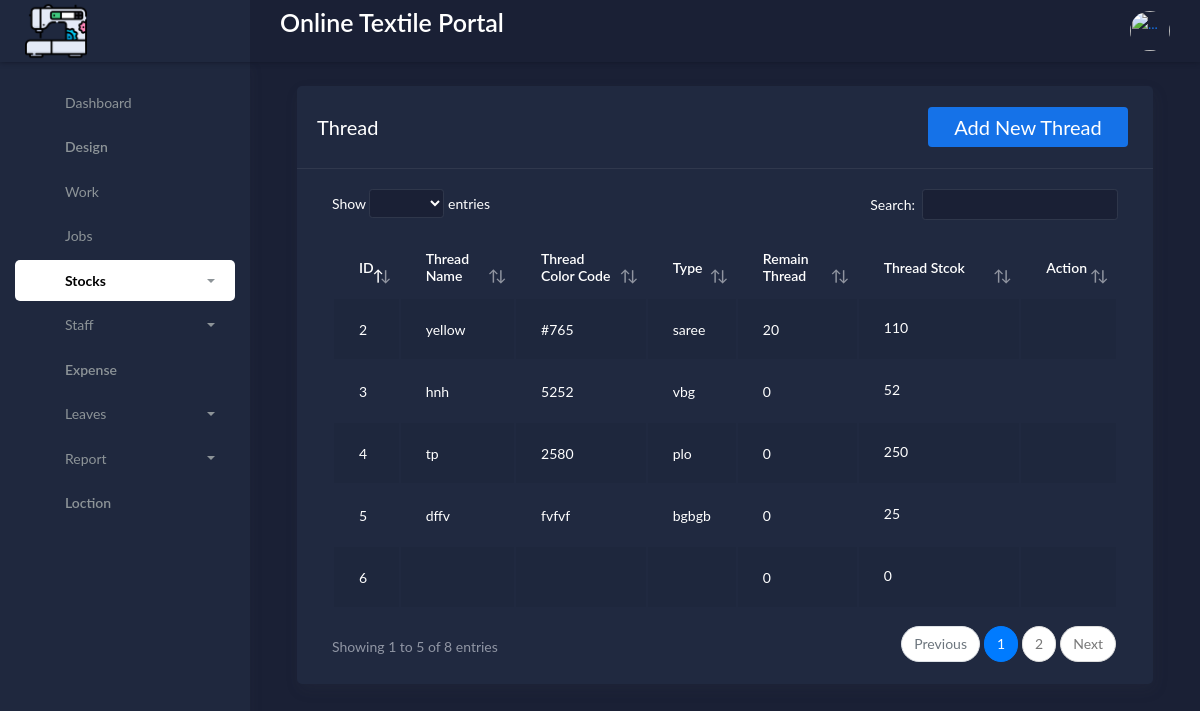
The page /Admin/demo2/Thread.php on the database its author committed.
### tables this page shows
CREATE TABLE `stock` (
  `id` int(11) NOT NULL,
  `threadname` varchar(50) NOT NULL,
  `colorcode` varchar(30) NOT NULL,
  `type` varchar(25) NOT NULL,
  `remainthread` int(10) NOT NULL,
  `totalstock` int(10) NOT NULL
);

### Admin/demo2/Thread.php (the view, shortened to what this page needs)
<?php
include('include/header.php');
include('include/navbar.php');
 include('include/scripts.php');
?>
<html>
<head>
	<link rel="stylesheet" href="../../assets/css/bootstrap.min.css">
	<link rel="stylesheet" href="../../assets/css/atlantis.min.css">
	<link rel="stylesheet" href="../../assets/css/demo.css">
</head>
<body>
	<div class="main-panel">
			<div class="content">
				<div class="page-inner">
						<div class="col-md-12">
							<div class="card">
								<div class="card-header">
									<div class="d-flex align-items-center">
										<h4 class="card-title">Thread</h4>
										<a href="addthread.php" class="btn-round ml-auto" ><button class="button" style="vertical-align:middle"><span>Add New Thread </span></button></a>
									</div>
								</div>
								<div class="card-body">
									<div class="table-responsive">
												<?php
										include('db.php');
										$sql=mysqli_query($con,'select * from stock');
										?>
										<table id="add-row" class="display table table-striped table-hover" style="color: white;" >
											<thead>
												<tr><th>ID</th>
													<th>Thread Name</th>
													<th>Thread Color Code</th>
													<th style="width: 10%">Type</th>
													<th> Remain Thread</th>
													<th>Thread Stcok</th>
													<th style="width: 10%">Action</th>
												</tr>
											</thead>	<tbody>
											<?php while($row = mysqli_fetch_assoc( $sql )){
												$id = $row['id'];
												$count=1; ?>
																							<tr>
													<td><?php echo $row['id'];?></td>
													<td><?php echo $row['threadname'];?></td>
													<td><?php echo $row['colorcode'];?></td>
                          <td><?php echo $row['type'];?></td>
                          <td><?php echo $row['remainthread'];?></td>
													<td><?php echo $row['totalstock'];?>
														<div class="form-button-action">
															<?php echo '<a href="editthread.php?id='.$id.'"><button type="button"  data-toggle="tooltip" class="btn btn-link btn-primary btn-lg" data-original-title="Edit">
																<i class="fa fa-edit"></i>
															</button></a>'?></td>
															<td>
															<?php echo'<a href="delthread.php?id='.$id.'"<button type="button" data-toggle="tooltip" title="" class="btn btn-link btn-danger" data-original-title="Remove">
																<i class="fa fa-times"></i></a>'?>
														</div>
													</td>
												</tr>
											<?php $count++; } ?>	</tbody>
									<div class="card-body">
									<div class="demo">
										<ul class="pagination pg-primary">
											<li class="page-item">
												<a class="page-link" href="#" aria-label="Previous">
													<span aria-hidden="true">&laquo;</span>
												</a>
											</li>
											<li class="page-item active"><a class="page-link" href="#">1</a></li>
											<li class="page-item"><a class="page-link" href="#">2</a></li>
											<li class="page-item"><a class="page-link" href="#">3</a></li>
											<li class="page-item">
												<a class="page-link" href="#" aria-label="Next">
													<span aria-hidden="true">&raquo;</span>
												</a>
											</li>
										</ul>
									</div>
								</div>
</body>
</html>

### Admin/demo2/Thread.php (style rules this page uses)
.button { display: inline-block; border-radius: 4px; background-color: #1572e8 ; border: none; color: #FFFFFF; text-align: center; font-size: 20px; padding: 5px; width: 200px; transition: all 0.5s; cursor: pointer; margin: 5px; }
.button span { cursor: pointer; display: inline-block; position: relative; transition: 0.5s; }
.button span:after { content: '\00bb'; position: absolute; opacity: 0; top: 0; right: -20px; transition: 0.5s; }

### rows shown on the page
stock: id "2", threadname "yellow", colorcode "#765", type "saree", remainthread "20", totalstock "110"
stock: id "3", threadname "hnh", colorcode "5252", type "vbg", remainthread "0", totalstock "52"
stock: id "4", threadname "tp", colorcode "2580", type "plo", remainthread "0", totalstock "250"
stock: id "5", threadname "dffv", colorcode "fvfvf", type "bgbgb", remainthread "0", totalstock "25"
stock: id "6", remainthread "0", totalstock "0"
